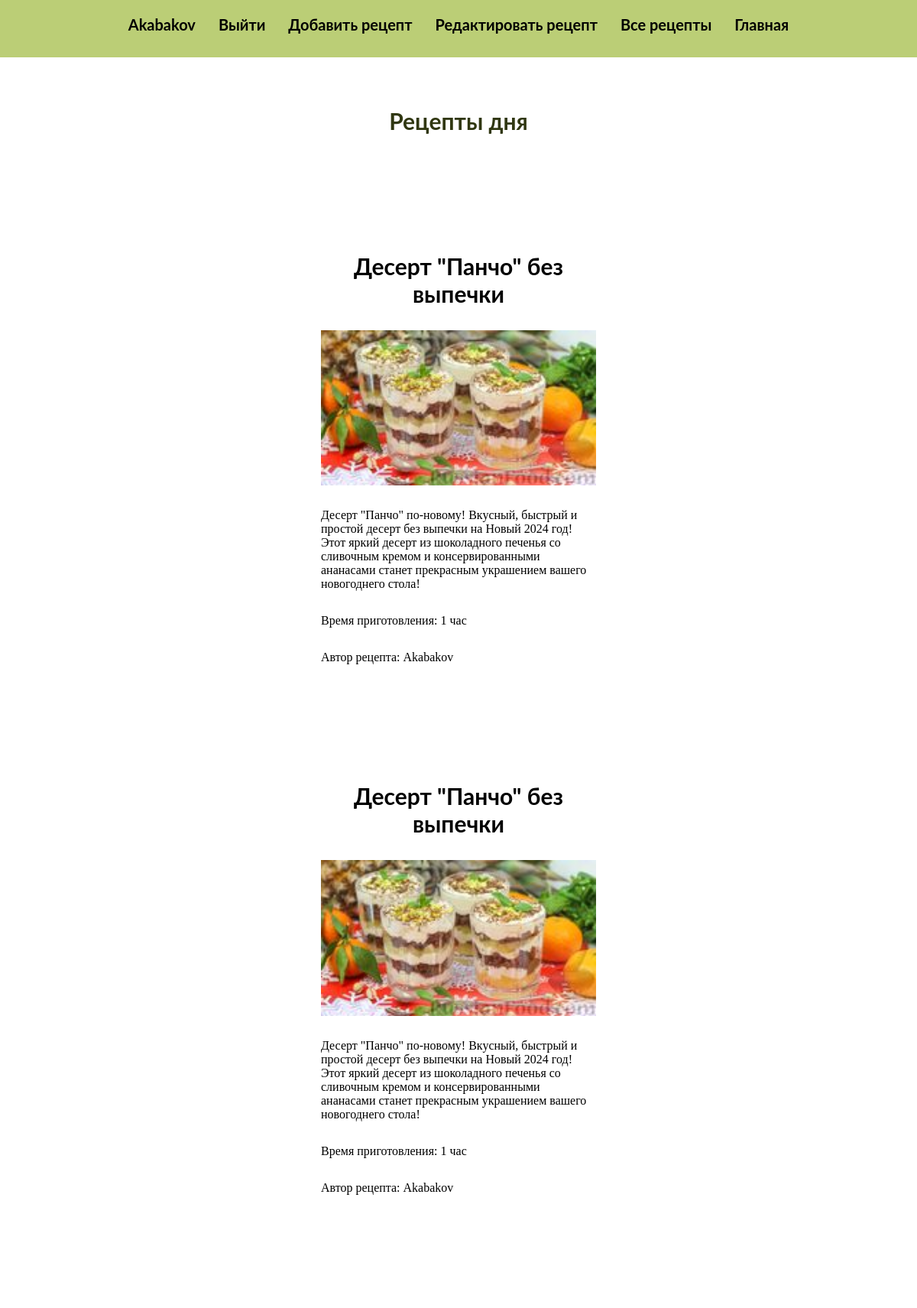
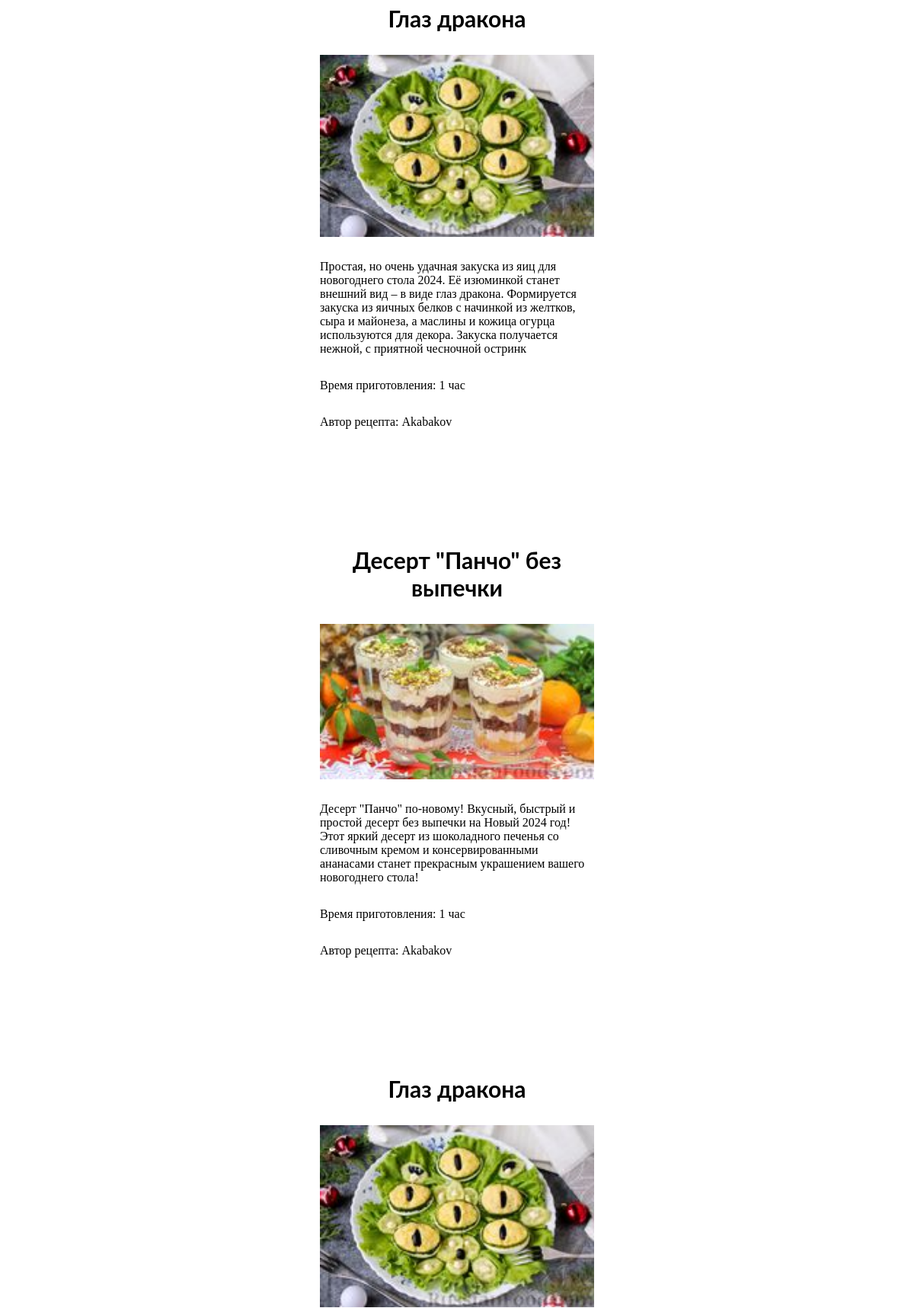
Page /res/main/ (signed in, upper part) on the committed database (2 pictures, top to bottom).
### res/models.py (models this page shows, shortened)
class Recipe(models.Model):
    recipe_name = models.CharField(max_length=100)
    description = models.CharField(max_length=500)
    products = models.TextField()
    steps = models.TextField()
    time = models.CharField(max_length=10)
    picture = models.ImageField(default=None, upload_to=settings.MEDIA_ROOT)
    reg_data = models.DateField(auto_now=True)
    author = models.ForeignKey(User, on_delete=models.CASCADE)
    category_name = models.ForeignKey(Category, on_delete=models.CASCADE)

### res/views.py (the view)
# urls.py: path('main/', views.five_recipe, name='main'),
def five_recipe(request):
    recipes = models.Recipe.objects.all()
    if recipes:
        return render(request, 'res/main.html', {'recipes': choices(recipes, k=5)})
    return render(request, 'res/main.html', {'recipes': recipes})

### res/templates/res/main.html (shortened to what this page needs)
{% extends 'res/index.html' %}
{% load static %}
{% block content %}
    <section class="up">
        <h1 class="name">Рецепты дня</h1>
    </section>
    {% for recipe in recipes %}
    <div class="five_recipe">
        <a href="{% url 'recipe' recipe.pk %}" class="recipe_name">{{ recipe.recipe_name }}</a>
        <img src="{% static recipe.picture %}" class="recipe_picture"/>
        <div>{{ recipe.description }}</div>
        <div>Время приготовления: {{ recipe.time }}</div>
        <div>Автор рецепта: {{ recipe.author }}</div>
    </div>
    {% endfor %}
{% endblock %}

### res/templates/res/index.html (shortened to what this page needs)
{% load static %}
<!DOCTYPE html>
<html lang="en">
<head>
    <link rel="stylesheet" href="{% static '/style.css' %}" />
</head>
<body>
    <header class="header">
        <div class="header-container">
            {% if request.user.username == "" %}
                <a href="{% url 'register' %}" class="menu">Регистрация</a>
                <a href="{% url 'login' %}" class="menu">Войти</a>
            {% else %}
                <div class="menu"> {{ request.user.username }} </div>
                <a href="{% url 'logout' %}" class="menu">Выйти</a>
                <a href="{% url 'new_recipe' %}" class="menu">Добавить рецепт</a>
                <a href="{% url 'update_recipe' %}" class="menu">Редактировать рецепт</a>
            {% endif %}
            <a href="{% url 'all_recipe' %}" class="menu">Все рецепты</a>
            <a href="{% url 'main' %}" class="menu">Главная</a>
        </div>
    </header>
    {% block content %}
    {% endblock %}
</body>
</html>

### res/static/style.css (style rules this page uses)
body { margin: 0; }
h1, h3 { margin: 0; }
a { text-decoration: none; }
.header { background-color: #bbce76; }
.header-container { display: flex; max-width: 1600px; height: 75px; margin-left: auto; margin-right: auto; justify-content: center; gap: 30px; }
.menu { color: #000; font-family: 'Lato'; font-size: 20px; font-style: normal; font-weight: 700; line-height: normal; padding-top: 20px; }
.up { display: grid; justify-content: center; grid-template-columns: auto; grid-template-rows: auto; margin-left: auto; margin-right: auto; margin-top: 65px; }
.name { color: #303711; font-family: 'Lato'; font-size: 30px; font-style: normal; font-weight: 700; line-height: normal; }
.five_recipe { display: grid; grid-template-columns: repeat(1, 360px); grid-template-rows: auto; max-width: 1600px; margin-left: auto; margin-right: auto; margin-top: 54px; gap: 30px; justify-content: center; }
.recipe_name { color: #000; font-family: 'Lato'; font-size: 30px; font-style: normal; font-weight: 700; line-height: normal; margin-top: 100px; text-align: center; }
.recipe_picture { width: 360px; }

### rows in the picture
Recipe: recipe_name "Десерт \"Панчо\" без выпечки", picture (picture), description "Десерт \"Панчо\" по-новому! Вкусный, быстрый и простой десерт без выпечки на Новый 2024 год! Этот яркий десерт из шоколадного печенья со сливочным кремом и консервированными ананасами станет прекрасным украшением вашего новогоднего стола!", time "1 час", author "Akabakov"
Recipe: recipe_name "Глаз дракона", picture (picture), description "Простая, но очень удачная закуска из яиц для новогоднего стола 2024. Её изюминкой станет внешний вид – в виде глаз дракона. Формируется закуска из яичных белков с начинкой из желтков, сыра и майонеза, а маслины и кожица огурца используются для декора. Закуска получается нежной, с приятной чесночной остринк", time "1 час", author "Akabakov"

### other values in the picture
{{ request.user.username }} "Akabakov"
